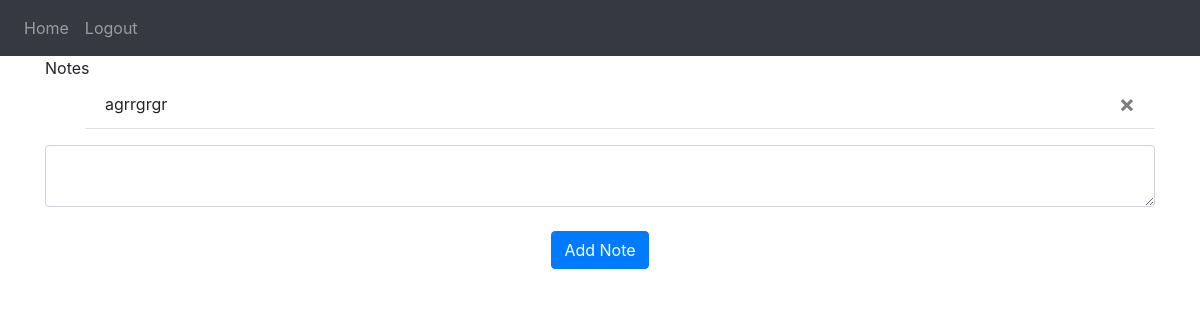
The page / (signed in) on the database as committed earlier.
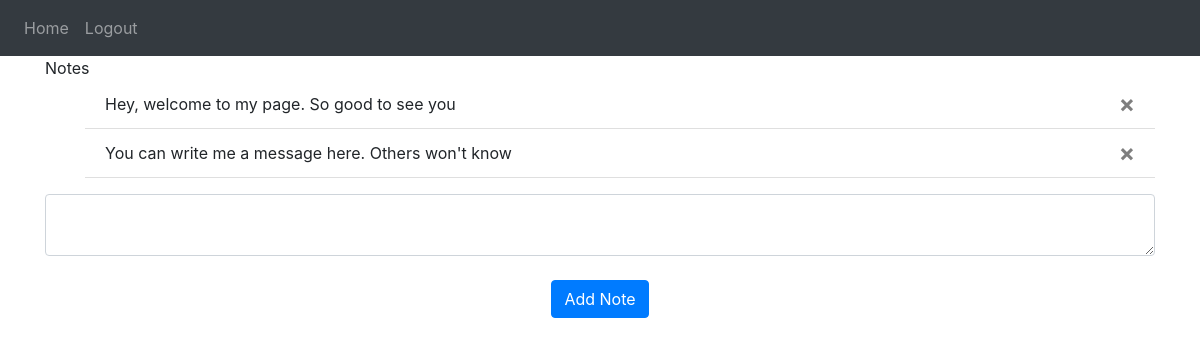
The same page on the database as committed later.
### models.py (models this page shows)
class Note(db.Model):
    id = db.Column(db.Integer, primary_key=True)
    data = db.Column(db.String(1000))
    date = db.Column(db.DateTime(timezone=True), default=db.func.now())
    user_id = db.Column(db.Integer, db.ForeignKey('user.id'))

### views.py (the view, shortened to what this page needs)
@views.route('/', methods=['GET', 'POST'])
@login_required
def home():
    return render_template('home.html', user=current_user)

### __init__.py (called while the page is built)
def create_app():
    app = Flask(__name__)
    app.config['SECRET_KEY'] = 'love'
    app.config['SQLALCHEMY_DATABASE_URI'] = f'sqlite:///{path.join(path.dirname(__file__), DB_NAME)}'
    db.init_app(app)
    from .auth import auth
    from .views import views
    app.register_blueprint(views, url_prefix='/')
    app.register_blueprint(auth, url_prefix='/')
    from .models import User, Note
    create_database(app)
    login_manager = LoginManager()
    login_manager.login_view = 'auth.login'
    login_manager.init_app(app)
    @login_manager.user_loader
    def load_user(id):
        return User.query.get(int(id))
    return app

### templates/home.html
{% extends "base.html" %} {% block title %}Home{% endblock %} {% block content
%}
<hi align="center">Notes</hi>
<ul class="list-group-flush" id="notes">
  {% for note in user.notes %}
  <li class="list-group-item">
    {{ note.data }}
    <button type="button" class="close" onclick="deleteNote('{{ note.id }}')">
      <span aria-hidden="true">&times;</span>
    </button>
  </li>
  {% endfor %}
</ul>
<form method="POST">
  <textarea name="note" class="form-control"></textarea>
  <br />
  <div align="center">
    <button type="submit" class="btn btn-primary">Add Note</button>
  </div>
</form>
{% endblock %}

### templates/base.html (shortened to what this page needs)
<!DOCTYPE html>
<html lang="en">
  <head>
    <link
      rel="stylesheet"
      href="https://stackpath.bootstrapcdn.com/bootstrap/4.4.1/css/bootstrap.min.css"
    />
    <link
      rel="stylesheet"
      href="https://stackpath.bootstrapcdn.com/font-awesome/4.7.0/css/font-awesome.min.css"
    />
  </head>
  <body>
    <nav class="navbar navbar-expand-lg navbar-dark bg-dark">
      <div class="collapse navbar-collapse" id="navbar">
        <div class="navbar-nav">
          {% if user.is_authenticated %}
          <a class="nav-item nav-link" id="home" href="/">Home</a>
          <a class="nav-item nav-link" id="logout" href="/logout">Logout</a>
          {% else %}
          <a class="nav-item nav-link" id="login" href="/login">Login</a>
          <a class="nav-item nav-link" id="signUp" href="/sign-up">Sign Up</a>
          {% endif %}
        </div>
      </div>
    </nav>
    <div class="container">{% block content %} {% endblock %}</div>
  </body>
</html>

Rows that differ between the two databases and show on the page:
removed Note: data "agrrgrgr"
added Note: data "Hey, welcome to my page. So good to see you"
added Note: data "You can write me a message here. Others won't know"
